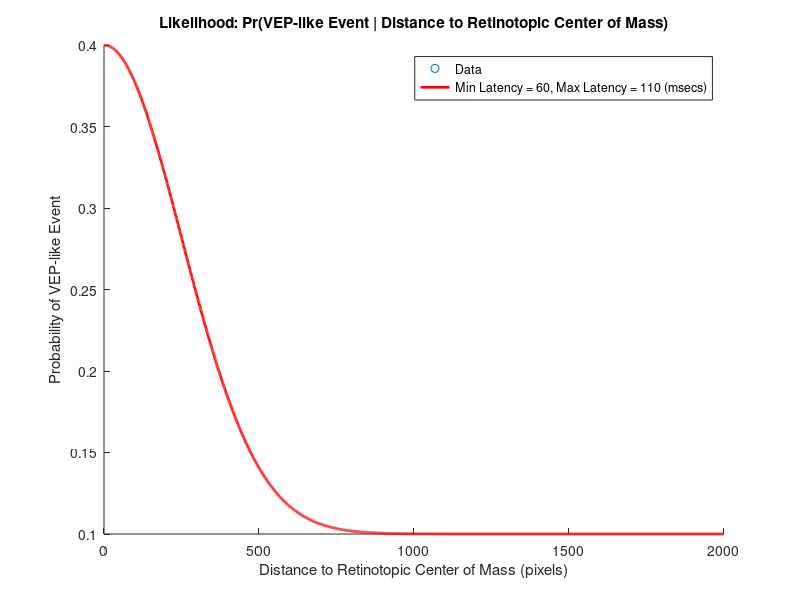

This chart was generated by the following MATLAB code:
% VEP_Likelihood.m
%  Get the likelihood function L(THETA | data), where theta is the distance
%   to the retinotopic center of mass and the data is the probability of a 
%   VEP-like event at that distance ... so, at the center of mass, maybe
%   the probability is 0.7, but much further away, it's 0.2 . The VEP-like
%   event is defined as a peak negativity < -150 with latency to peak
%   negativity between 60 and 120 msec on an individual trial. The idea is
%   that, under the hypothesis that the current position is the center of
%   mass, I would expect a probability of 0.7, so if I find such a
%   probability, I'm likely to be at the center of mass. If I'm far away
%   from the center of mass, then I expect a probability of 0.2 .

fileList = dir('RetinoMap*_*.mat');
numFiles = length(fileList);

fullWin = 1:200;
minWin = [60,120]; % milliseconds
maxWin = 1:250;

lowMin=[60];
highMin =[110];
thresh = [-150];
maxParam = zeros(4,4);
minParam = zeros(4,4);
Residuals = zeros(4,4);

h(1) = figure();
h(2) = figure();
for lowii = 1
    for highii = 1
        for threshii=1
            Pr_Hit = zeros(3000,2);
            
            Pr_Size = zeros(3000,2);
            
            sizes = [];
            totResponse = cell(numFiles,1);
            totnumChans = zeros(numFiles,1);
            totnumStimuli = zeros(numFiles,1);
            totnumReps = zeros(numFiles,1);
            for ii=1:numFiles
                load(fileList(ii).name);
                if exist('MapParams','var') == 1
                    totResponse{ii} = MapParams.Response;
                    totnumChans(ii) = size(MapParams.significantStimuli,1);
                    totnumStimuli(ii) = size(MapParams.significantStimuli,2);
                    totnumReps(ii) = size(MapParams.Response,3);
                    
                    for jj=1:totnumChans(ii)
                        if isnan(MapParams.centerMass.x(jj)) == 0
                            xc = MapParams.centerMass.x(jj);
                            yc = MapParams.centerMass.y(jj);
                            for kk=1:totnumStimuli(ii)
                                xpos = MapParams.centerVals(kk,1);
                                ypos = MapParams.centerVals(kk,2);
                                dist = ceil(sqrt((xc-xpos).^2+(yc-ypos).^2));
                                dist = dist-mod(dist,20)+1;
                                for ll=1:totnumReps(ii)
                                    VEP =squeeze(MapParams.Response(jj,kk,ll,fullWin));
                                    baseline = 0;
                                    
                                    VEP = VEP-baseline;
                                    [minVal,minInd] = min(VEP);
%                                     sizes = [sizes;[minVal,dist]];
                                    if minInd > lowMin(lowii) && minInd < highMin(highii) && minVal < thresh(threshii)
                                       Pr_Hit(dist,1) = Pr_Hit(dist,1)+1;
                                       plot(h(1),VEP);hold on;
                                    else
                                        plot(h(2),VEP);hold on;
                                    end
                                    Pr_Hit(dist,2) = Pr_Hit(dist,2)+1;
                                    if minVal < thresh(threshii)
                                        Pr_Size(dist,1) = Pr_Size(dist,1)+1;
                                    end
                                    Pr_Size(dist,2) = Pr_Size(dist,2)+1;
                                end
                            end
                        end
                    end
                    clear MapParams;
                end
            end
            
            distVals = 1:3000;
            
            % figure();scatter(distVals,Pr_Size(:,1)./Pr_Size(:,2));
            % title('Probability of VEP < -150 versus Distance to Center of Mass')
            %
            % figure();scatter(sizes(:,2),sizes(:,1));
            % title('Size of VEP versus Distance to Center of Mass')
            
            distVals = distVals(Pr_Hit(:,2)>0)';
            Pr_Hit = Pr_Hit(Pr_Hit(:,2)>0,:);
            
            distVals = distVals(Pr_Hit(:,1)>1);
            Pr_Hit = Pr_Hit(Pr_Hit(:,1)>1,:);
            
            finalPr = Pr_Hit(:,1)./Pr_Hit(:,2);
            % figure();scatter(distVals,finalPr);
            % title('Probability of VEP-like Event versus Distance to Center of Mass')
            %
            % % Y = A*exp(B*X) ... Pr(VEP-event | distance to center of mass)
            % % ln(Y) = ln(A)+B*X
            % %   or Y = A*exp(B*X)+C
            %
            % N = length(finalPr);
            %
            % Design = zeros(N,1);
            % Y = zeros(N,1);
            % for ii=1:N
            %     Design(ii) = distVals(ii);
            %     Y(ii) = -log(finalPr(ii));
            % end
            %
            % [b,dev,stats] = glmfit(Design,Y,'normal');
            %
            %
            % figure();plot(distVals,-log(b(1))*exp(-b(2)*distVals));
            % title(sprintf('Exponential Fit to Probability Data, Pr = %3.2f*exp(%3.2f*X)',-log(b(1)),-b(2)));
            %
            % % fit non-linear curve
            % x0 = [1,-0.002,0.2];
            %
            % myFun = @(x,data) (x(1)*exp(x(2)*data)+x(3));
            %
            % [x,resnorm] = lsqcurvefit(myFun,x0,distVals,finalPr);
            % resnorm
            %
            % figure();scatter(distVals,finalPr);hold on
            % plot(1:2000,x(1)*exp(x(2).*(1:2000))+x(3),'r','LineWidth',2);
            % legend('Data',sprintf('Fit: Pr = %3.3f*exp(%3.3f*x)+%3.3f',x(1),x(2),x(3)));
            % xlabel('Distance to Retinotopic Center of Mass (pixels)');
            % ylabel('Probability of VEP-like Event');
            % title('Likelihood: Pr(VEP-like Event | Distance to Retinotopic Center of Mass)');
            
%             x0 = [0.5 200 0.2];
%             
%             myFun = @(x,data) (x(1)*exp(-(data.*data)./(x(2).*x(2)))+x(3));
%             
%             [x,resnorm] = lsqcurvefit(myFun,x0,distVals,finalPr);
%             resnorm
                
              %x0 = [0.2 0.02 300 0.09];
              x0 = [0.3 250 0.1];
                  
              %myFun = @(x,data) (x(1)./(1+exp(x(2)*(data-x(3))))+x(4));
              myFun = @(x,data) (x(1).*exp(-(data.*data)./(2.*x(2).*x(2)))+x(3));

              [x,resnorm] =  lsqcurvefit(myFun,x0,distVals,finalPr);
               x
            maxParam(lowii,highii,threshii) = x(1);
            minParam(lowii,highii,threshii) = x(3);
            Residuals(lowii,highii,threshii) = resnorm;
            figure();scatter(distVals,finalPr);hold on;
            plot(1:2000,myFun(x,1:2000),'r','LineWidth',2);
            legend('Data',sprintf('Min Latency = %d, Max Latency = %d (msecs)',lowMin(lowii),highMin(highii)));
            xlabel('Distance to Retinotopic Center of Mass (pixels)');
            ylabel('Probability of VEP-like Event');
            title('Likelihood: Pr(VEP-like Event | Distance to Retinotopic Center of Mass)');
        end
     end
end


